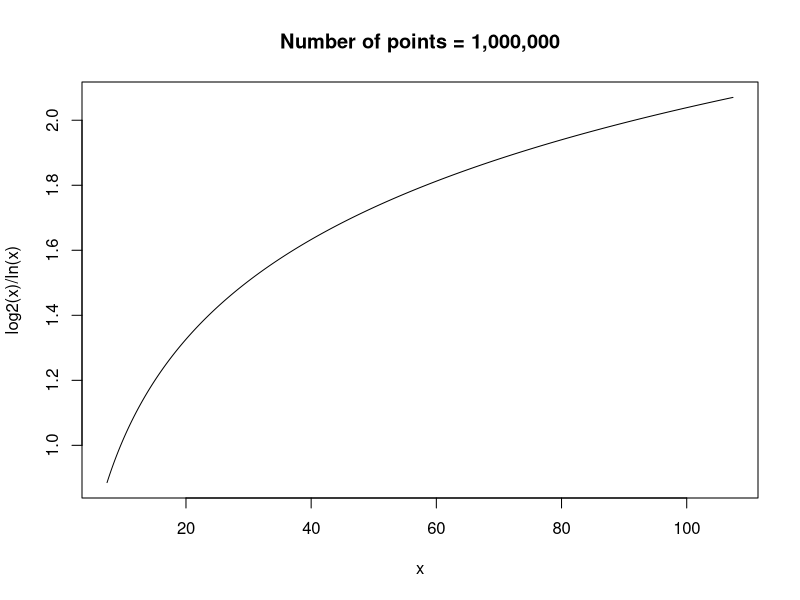
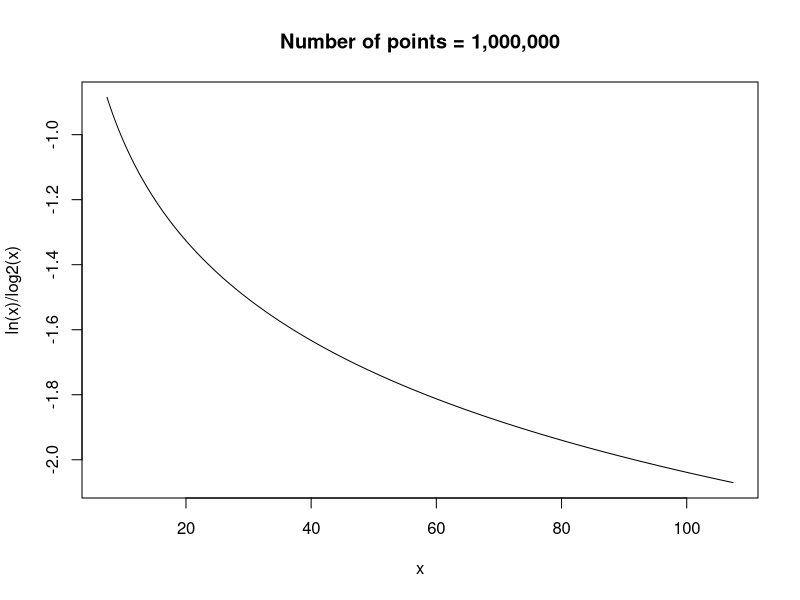

Reproduce these figures in R, in order.
#ratiosLog2(x)Ln(x)

n <- 10^6
n1 <- 10^6


x <- c(1:n)
x1 <- c(1:n1)

x <- x/10^4
x1 <- x/10^4

x <- x + max(4, exp(2))
x1 <- x1 + max(4, exp(2) )

y <- log2(x)
y1 <- log(x)


log2MinusLn <- y-y1
lnMinusLog2 <- y1-y


plot(log2MinusLn~x, type = "l", xlab = "x", ylab = "log2(x)/ln(x)", main = "Number of points = 1,000,000")
plot(lnMinusLog2~x, type = "l", xlab = "x", ylab = "ln(x)/log2(x)", main = "Number of points = 1,000,000")
